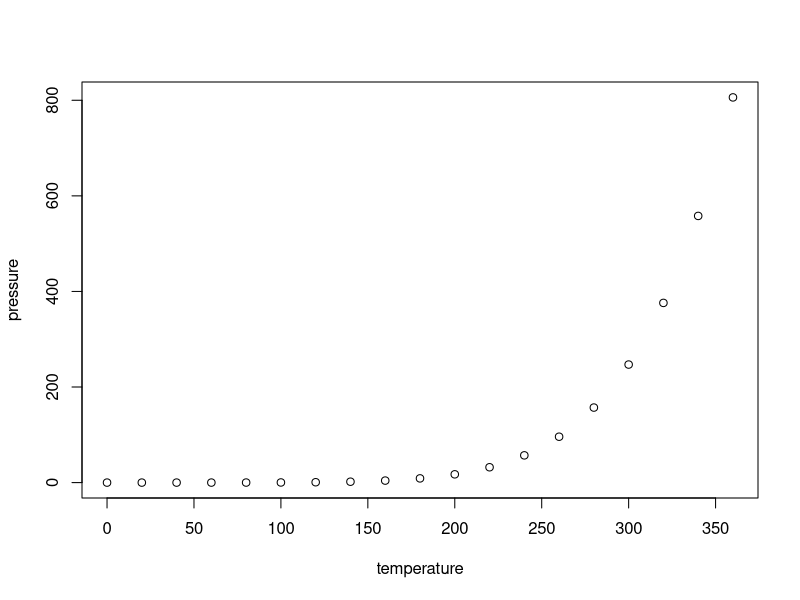
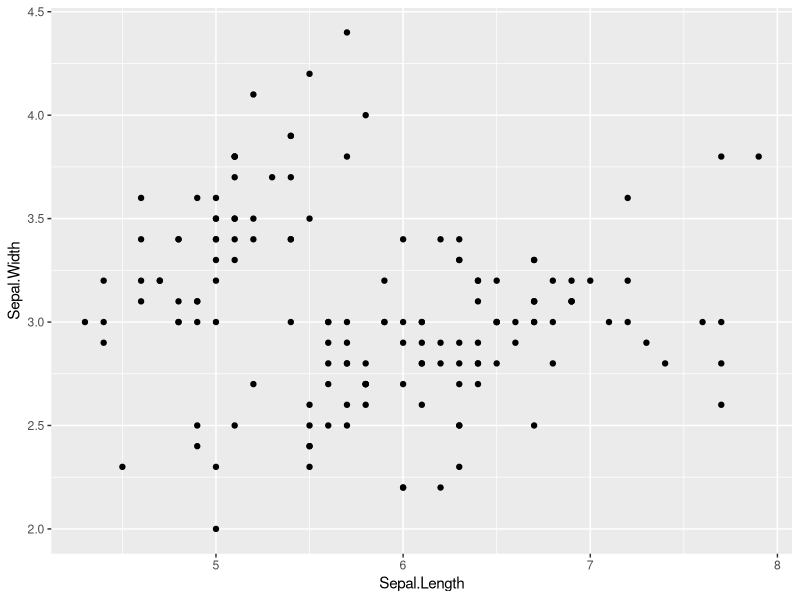

Here is the R script that generated these plots, in order:
## ---- chunk 1
knitr::opts_chunk$set(echo = TRUE)
## ---- chunk 2
summary(cars)
## ---- chunk 3
plot(pressure)
## ---- chunk 4
library(ggplot2)
ggplot(data = iris, aes(x = Sepal.Length, 
                        y = Sepal.Width)) + 
  geom_point()
